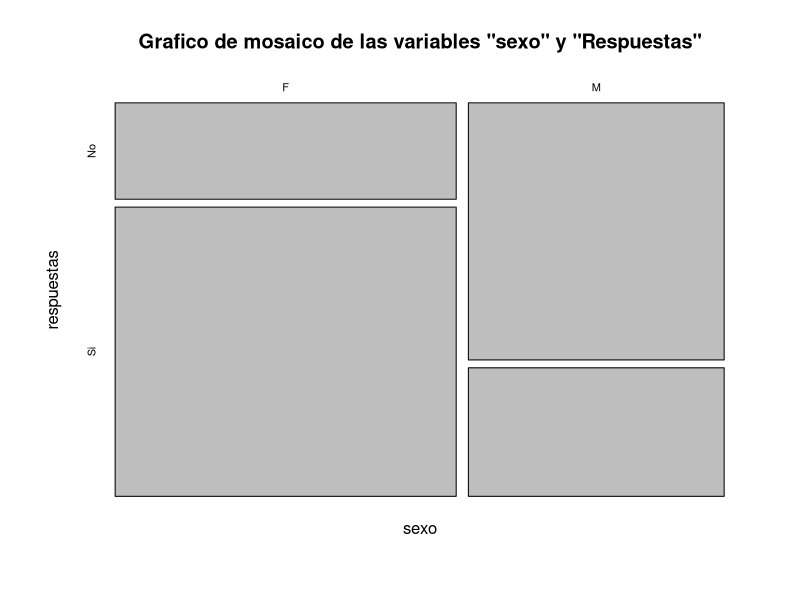
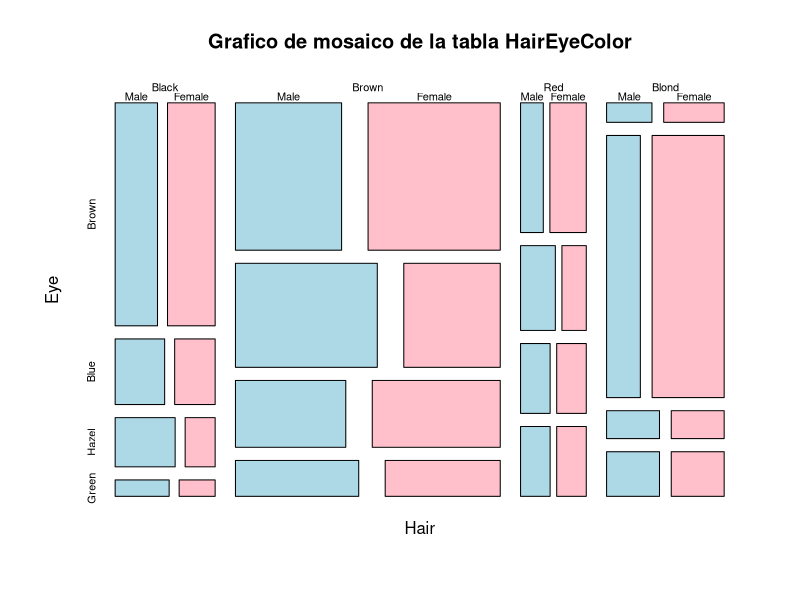
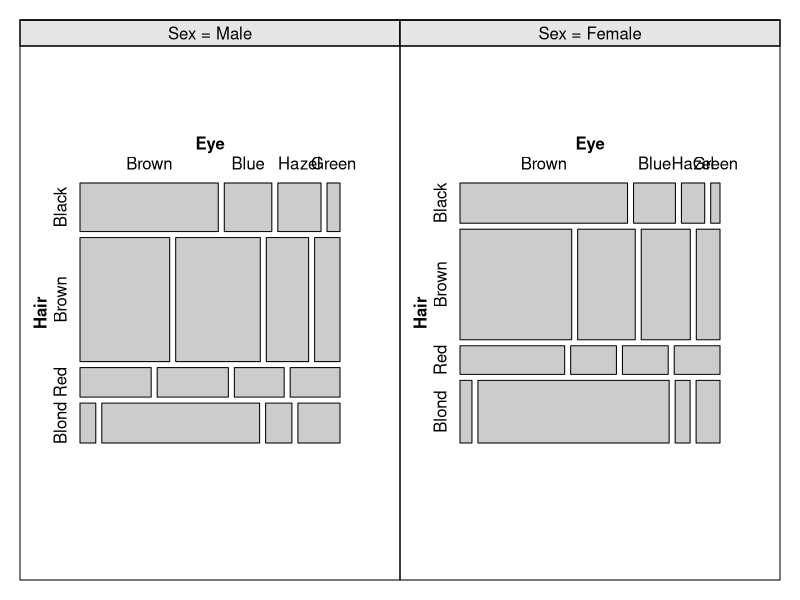

R code for these plots, in order:
## ---- chunk 1
knitr::opts_chunk$set(echo = TRUE)
## ---- chunk 2
sexo = c("F", "M", "F", "F", "M", "F", "M")
respuestas = c("Si", "No", "Si", "No", "Si", "Si", "No")
plot(table(sexo, respuestas), main = "Grafico de mosaico de las variables \"sexo\" y \"Respuestas\"")

# En las mujeres predomina el si, y en el hombre el no. 
## ---- chunk 3

HairEyeColor

plot(HairEyeColor, main = "Grafico de mosaico de la tabla HairEyeColor", col = c("lightblue", "pink"))

# En la practica estos no son tan utilizados con mas de dos dimensiones, porque tienden a confundir al usuario final. 

# Para evitar confundir al usuario, podemos usar el paquete VCD junto con VCD Extra, de la siguiente forma:

library(vcd)
library(vcdExtra)

vcd::cotabplot(HairEyeColor) # con este grafico se ve mas ordenado, pero de igual forma solo recomieno usarlo para variables bidimensionales.

# library(rgl) # para graficacion en 3D
# vcdExtra::mosaic3d(HairEyeColor, type = "expected", box = TRUE, col = c("lightblue", "pink"))
